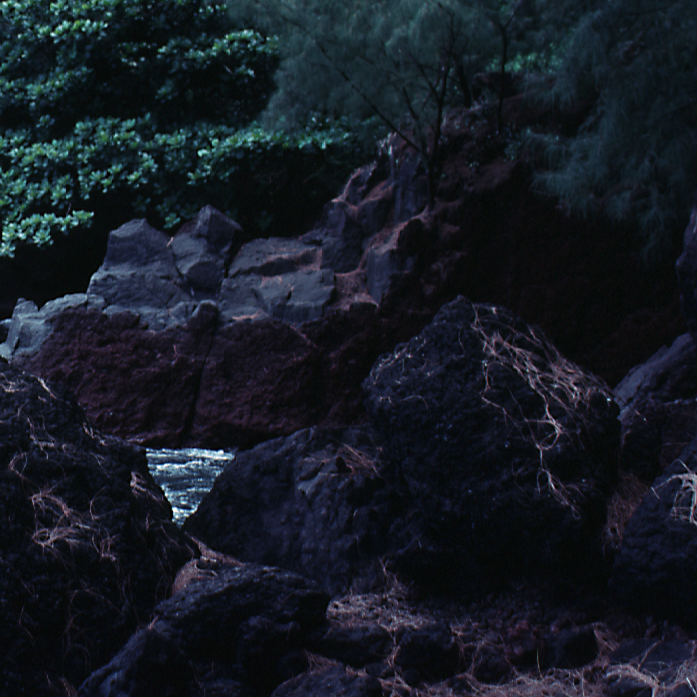
%> input picture ICV/lab1/img1.png, 697 x 697 px
$ octave t1.m   (GNU Octave 9; MATLAB toolbox functions it lacks are replaced by stand-ins)
%> lines starting %> are read from the running program, lines starting %| are printed output that depends on the picture
% Task 1: Convert the image into YCbCr space,
% perform histogram equalization on the Y image
% and leave the Cb and Cr signals unchanged,
% convert the image back to RGB image
% and output the new image.

max_i = 2;
for i = 1:max_i
    %     use 2 image
    if i == 1
        im_rgb1 = imread('img1.png');
%> im_rgb1 is the input picture: size 697x697x3 uint8; mean R, G, B 21.9, 27.5, 35.9
        im_YCbCr = rgb2ycbcr(im_rgb1);
%> im_YCbCr: size 697x697x3 uint8; mean of channels 1, 2, 3 39, 132.5, 124.9
        subplot(2*max_i, 4, 1+(i-1)*8);
        imshow(im_rgb1); title('original RGB image');
    else
        im_rgb2 = imread('img2.png');
        im_YCbCr = rgb2ycbcr(im_rgb2);
        subplot(2*max_i, 4, 1+(i-1)*8);
        imshow(im_rgb2); title('original RGB image');
    end

    % loc of plot need to be connected to var i

    subplot(2*max_i, 4, 2+(i-1)*8);
    imshow(im_YCbCr); title('YCbCr image');

    % histogram equalization on the Y
    Y = im_YCbCr(:, :, 1);
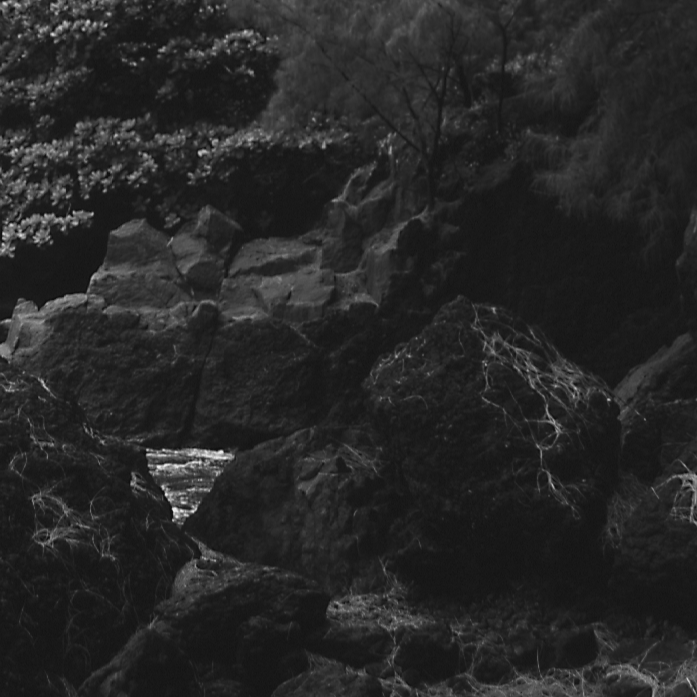
%> Y: size 697x697 uint8; min 16, max 235, mean 39
    Y_H = histeq(Y);
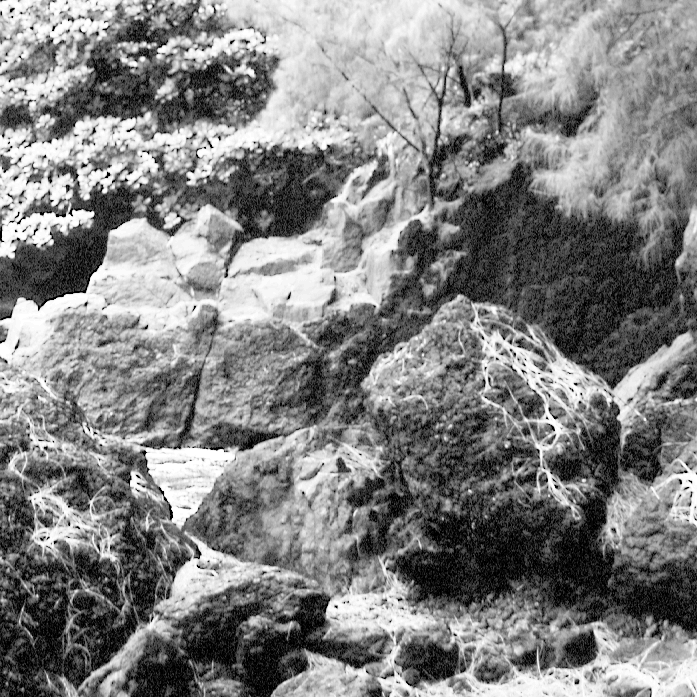
%> Y_H: size 697x697 uint8; min 0, max 255, mean 129.7

    % Display the original image and the adjusted image
    subplot(2*max_i, 4, 5+(i-1)*8);
    imshow(Y); title('original Y');
    subplot(2*max_i, 4, 6+(i-1)*8);
    imshow(Y_H); title('adjusted Y');

    % Display a histogram of the image.
    subplot(2*max_i, 4, 7+(i-1)*8);
    imhist(Y,128); title('original Y');
    subplot(2*max_i, 4, 8+(i-1)*8);
    imhist(Y_H,128); title('adjusted Y');

    im_YCbCr(:, :, 1) = Y_H;
%> im_YCbCr: size 697x697x3 uint8; mean of channels 1, 2, 3 129.7, 132.5, 124.9
    im_new_rgb = ycbcr2rgb(im_YCbCr);
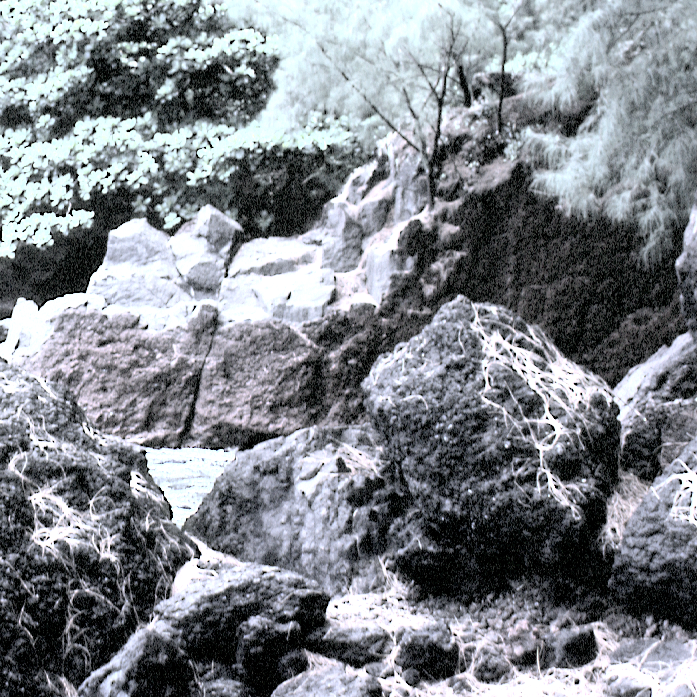
%> im_new_rgb: size 697x697x3 uint8; mean R, G, B 127.9, 132.5, 138.9
    subplot(2*max_i, 4, 3+(i-1)*8);
    imshow(im_new_rgb); title('new RGB image');
    subplot(2*max_i, 4, 4+(i-1)*8);
    imshow(im_YCbCr); title('new YCbCr image');
%> after `title('new YCbCr image')`:
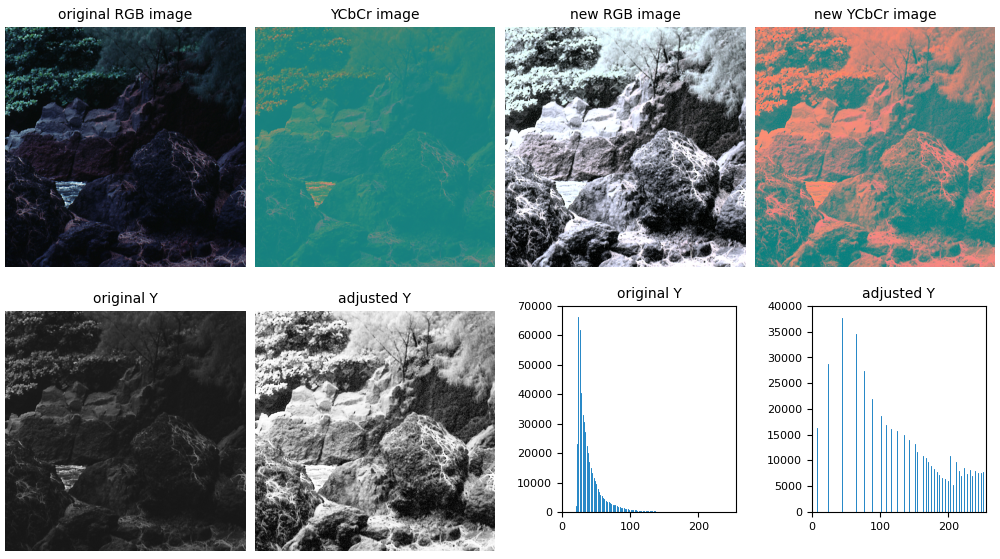
%> figure redrawn from the program's plot data, 8 panels

end
%> pass 2 of the loop `for i = 1:max_i`:
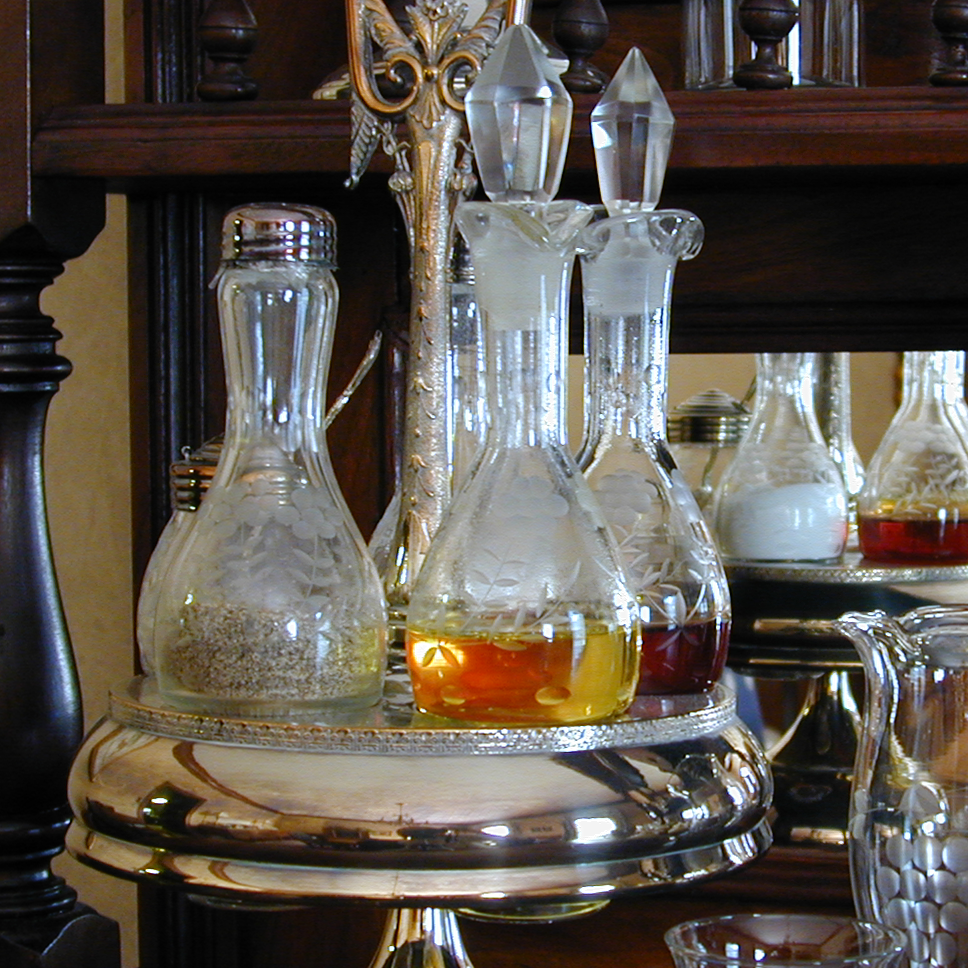
%> input picture ICV/lab1/img2.png, 968 x 968 px
%> im_rgb2 is the input picture: size 968x968x3 uint8; mean R, G, B 91.8, 84.8, 76.7
%> Y: size 968x968 uint8
%> Y_H: size 968x968 uint8
%> `im_new_rgb = ycbcr2rgb(im_YCbCr);`:
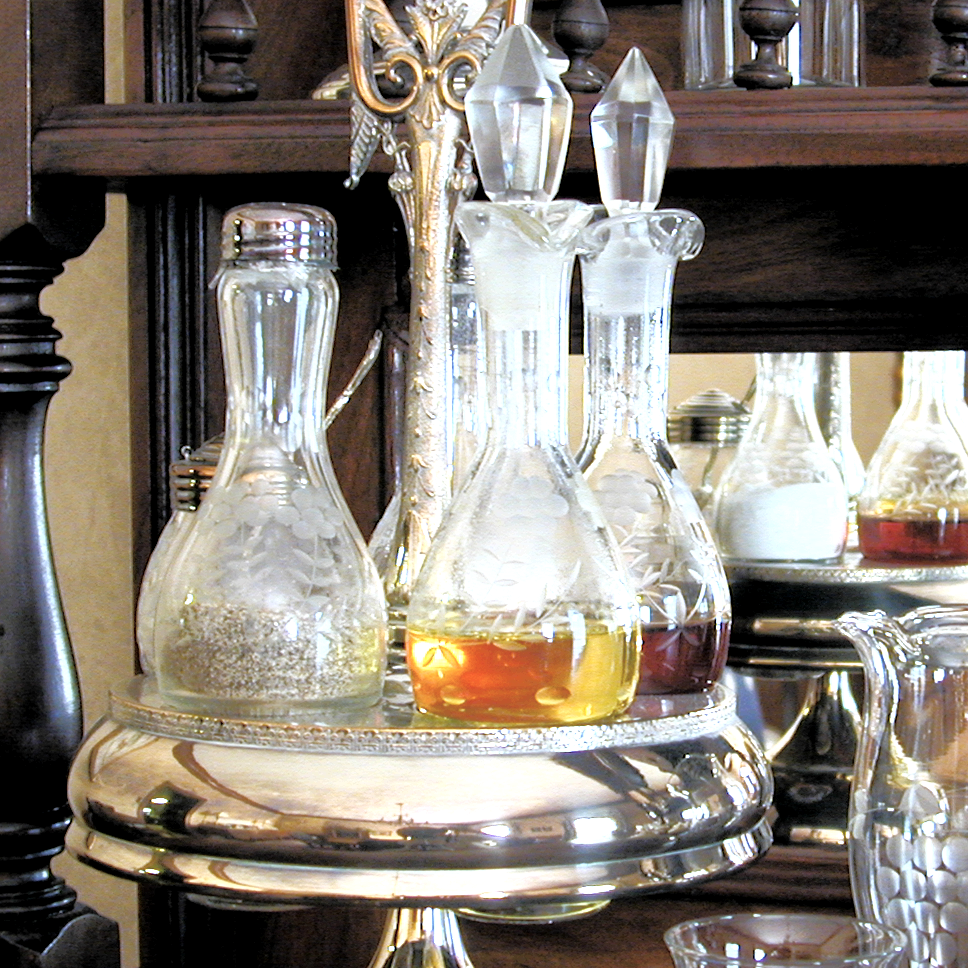
%> im_new_rgb: size 968x968x3 uint8; mean R, G, B 134.5, 127.1, 118
%> `title('new YCbCr image')`:
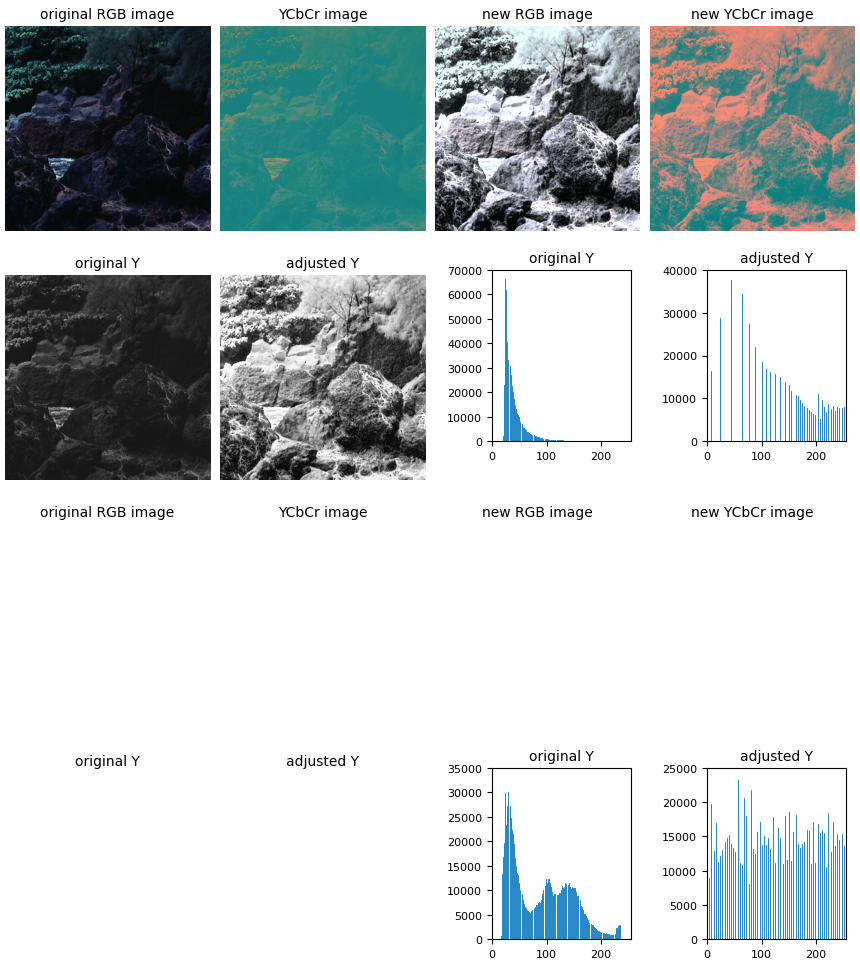
%> figure redrawn from the program's plot data, 16 panels
